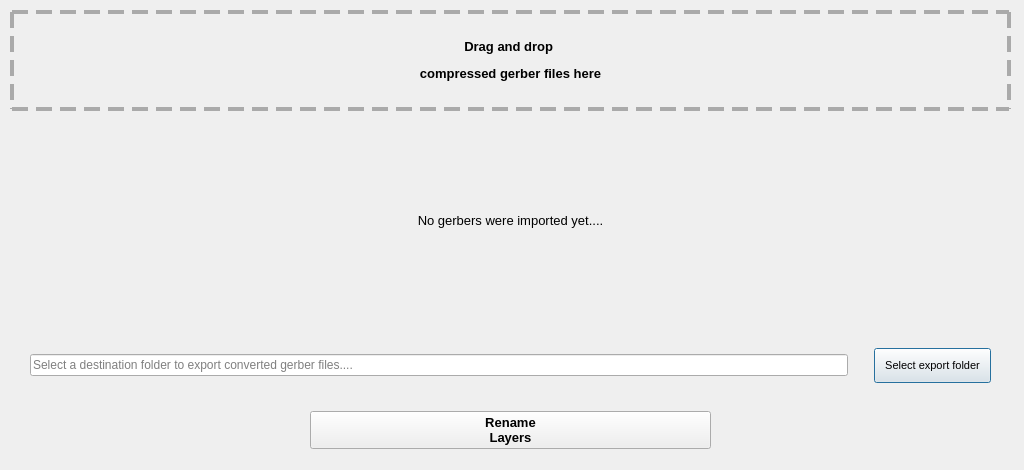
<?xml version="1.0" encoding="UTF-8"?>
<ui version="4.0">
 <class>ConvertGerbersDialog</class>
 <widget class="QDialog" name="ConvertGerbersDialog">
  <property name="geometry">
   <rect>
    <x>0</x>
    <y>0</y>
    <width>1024</width>
    <height>470</height>
   </rect>
  </property>
  <property name="sizePolicy">
   <sizepolicy hsizetype="Minimum" vsizetype="Minimum">
    <horstretch>0</horstretch>
    <verstretch>0</verstretch>
   </sizepolicy>
  </property>
  <property name="minimumSize">
   <size>
    <width>1024</width>
    <height>470</height>
   </size>
  </property>
  <property name="maximumSize">
   <size>
    <width>1024</width>
    <height>470</height>
   </size>
  </property>
  <property name="windowTitle">
   <string>Convert Gerbers</string>
  </property>
  <property name="styleSheet">
   <string notr="true">QLabel &gt; lblConvertGerbers{

border: 4px dashed #aaa;

}</string>
  </property>
  <widget class="QWidget" name="horizontalLayoutWidget">
   <property name="geometry">
    <rect>
     <x>10</x>
     <y>10</y>
     <width>1001</width>
     <height>101</height>
    </rect>
   </property>
   <layout class="QHBoxLayout" name="horizontalLayout">
    <item>
     <widget class="QLabel" name="lblConvertGerbers">
      <property name="font">
       <font>
        <pointsize>10</pointsize>
        <weight>75</weight>
        <bold>true</bold>
       </font>
      </property>
      <property name="styleSheet">
       <string notr="true">QLabel {
	border: 4px dashed #aaa
 }</string>
      </property>
      <property name="text">
       <string>&lt;html&gt;&lt;head/&gt;&lt;body&gt;&lt;p&gt;Drag and drop &lt;/p&gt;&lt;p&gt;compressed gerber files here&lt;/p&gt;&lt;/body&gt;&lt;/html&gt;</string>
      </property>
      <property name="alignment">
       <set>Qt::AlignCenter</set>
      </property>
     </widget>
    </item>
   </layout>
  </widget>
  <widget class="QWidget" name="horizontalLayoutWidget_2">
   <property name="geometry">
    <rect>
     <x>10</x>
     <y>330</y>
     <width>1001</width>
     <height>71</height>
    </rect>
   </property>
   <layout class="QHBoxLayout" name="horizontalLayout_2">
    <item>
     <spacer name="horizontalSpacer">
      <property name="orientation">
       <enum>Qt::Horizontal</enum>
      </property>
      <property name="sizeType">
       <enum>QSizePolicy::Fixed</enum>
      </property>
      <property name="sizeHint" stdset="0">
       <size>
        <width>20</width>
        <height>20</height>
       </size>
      </property>
     </spacer>
    </item>
    <item>
     <widget class="QLineEdit" name="ledExportGerberPath">
      <property name="placeholderText">
       <string>Select a destination folder to export converted gerber files....</string>
      </property>
     </widget>
    </item>
    <item>
     <spacer name="horizontalSpacer_5">
      <property name="orientation">
       <enum>Qt::Horizontal</enum>
      </property>
      <property name="sizeType">
       <enum>QSizePolicy::Preferred</enum>
      </property>
      <property name="sizeHint" stdset="0">
       <size>
        <width>20</width>
        <height>20</height>
       </size>
      </property>
     </spacer>
    </item>
    <item>
     <widget class="QPushButton" name="btnExportGerbers">
      <property name="sizePolicy">
       <sizepolicy hsizetype="Minimum" vsizetype="Fixed">
        <horstretch>0</horstretch>
        <verstretch>0</verstretch>
       </sizepolicy>
      </property>
      <property name="font">
       <font>
        <pointsize>8</pointsize>
       </font>
      </property>
      <property name="styleSheet">
       <string notr="true">padding: 10px</string>
      </property>
      <property name="text">
       <string>Select export folder</string>
      </property>
     </widget>
    </item>
    <item>
     <spacer name="horizontalSpacer_2">
      <property name="orientation">
       <enum>Qt::Horizontal</enum>
      </property>
      <property name="sizeType">
       <enum>QSizePolicy::Preferred</enum>
      </property>
      <property name="sizeHint" stdset="0">
       <size>
        <width>20</width>
        <height>20</height>
       </size>
      </property>
     </spacer>
    </item>
   </layout>
  </widget>
  <widget class="QWidget" name="horizontalLayoutWidget_3">
   <property name="geometry">
    <rect>
     <x>10</x>
     <y>400</y>
     <width>1001</width>
     <height>61</height>
    </rect>
   </property>
   <layout class="QHBoxLayout" name="horizontalLayout_3">
    <item>
     <spacer name="horizontalSpacer_3">
      <property name="orientation">
       <enum>Qt::Horizontal</enum>
      </property>
      <property name="sizeType">
       <enum>QSizePolicy::Preferred</enum>
      </property>
      <property name="sizeHint" stdset="0">
       <size>
        <width>300</width>
        <height>20</height>
       </size>
      </property>
     </spacer>
    </item>
    <item>
     <widget class="QPushButton" name="btnRenameGerbers">
      <property name="font">
       <font>
        <pointsize>10</pointsize>
        <weight>75</weight>
        <bold>true</bold>
       </font>
      </property>
      <property name="text">
       <string>Rename
Layers</string>
      </property>
     </widget>
    </item>
    <item>
     <spacer name="horizontalSpacer_4">
      <property name="orientation">
       <enum>Qt::Horizontal</enum>
      </property>
      <property name="sizeType">
       <enum>QSizePolicy::Preferred</enum>
      </property>
      <property name="sizeHint" stdset="0">
       <size>
        <width>300</width>
        <height>20</height>
       </size>
      </property>
     </spacer>
    </item>
   </layout>
  </widget>
  <widget class="QWidget" name="verticalLayoutWidget">
   <property name="geometry">
    <rect>
     <x>10</x>
     <y>110</y>
     <width>1001</width>
     <height>221</height>
    </rect>
   </property>
   <layout class="QVBoxLayout" name="verticalLayout">
    <item>
     <widget class="QLabel" name="lblConvertGerbersDisplayChanges">
      <property name="font">
       <font>
        <pointsize>10</pointsize>
       </font>
      </property>
      <property name="text">
       <string>No gerbers were imported yet....</string>
      </property>
      <property name="alignment">
       <set>Qt::AlignCenter</set>
      </property>
     </widget>
    </item>
   </layout>
  </widget>
 </widget>
 <resources/>
 <connections/>
</ui>
